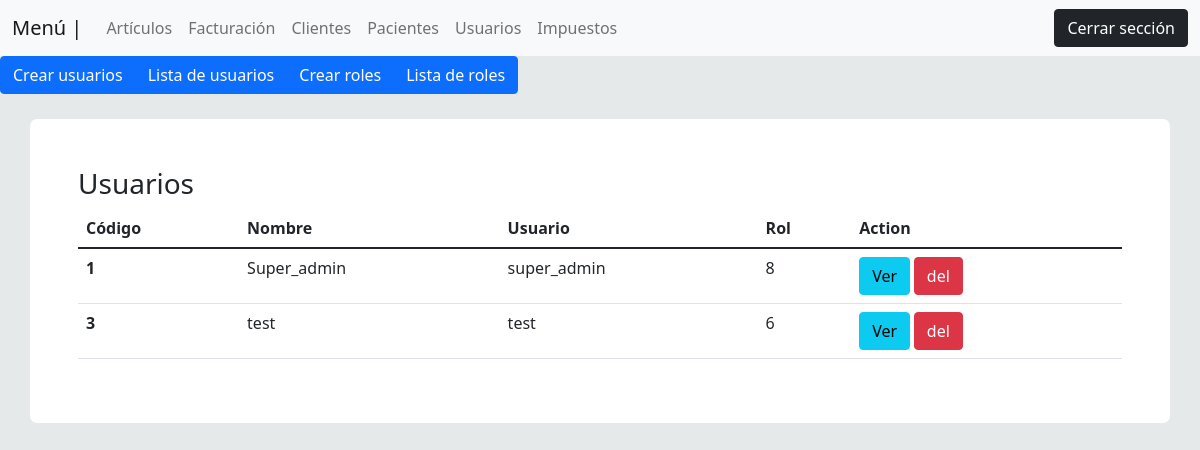
The page /views/lista_usuarios.php (signed in) on the database its author committed.
### tables this page shows
CREATE TABLE `usuarios` (
  `id` int(11) NOT NULL,
  `user` varchar(50) NOT NULL,
  `nombre` varchar(100) NOT NULL,
  `contrasena` varchar(50) NOT NULL,
  `rol` int(100) NOT NULL,
  `estado` int(1) NOT NULL DEFAULT 1,
  `fecha_creacion` timestamp NOT NULL DEFAULT current_timestamp() ON UPDATE current_timestamp(),
  `creado_por` varchar(100) NOT NULL,
  `ultimo_acceso` varchar(100) DEFAULT NULL,
  `posicion_laboral` varchar(100) DEFAULT NULL,
  `fecha_modificacion` date DEFAULT NULL,
  `modificado_por` varchar(100) DEFAULT NULL,
  `fecha_borrado` date DEFAULT NULL,
  `borrado_por` varchar(100) DEFAULT NULL
);

### views/lista_usuarios.php (the view)
<?php
 include('plantilla/menu_top.php');
 include('plantilla/menu_usuarios.php');
 include('../backend/inventario/listas_articulos.php');
 $consulta_usuarios = "SELECT * FROM usuarios where estado = 1 and borrado_por is null";
 $query_usuarios = $conexion->query($consulta_usuarios);
?>
<div class="p-5 contenido">
<h3>Usuarios</h3>
        <div class="col-md-12">
        <table class="table">
  <thead>
    <tr>
      <th scope="col">Código</th>
      <th scope="col">Nombre</th>
      <th scope="col">Usuario</th>
      <th scope="col">Rol</th>
      <th scope="col">Action</th>
    </tr>
  </thead>
  <tbody>
      <?php
        while($usuarios = $query_usuarios->fetch_assoc()){
        ?>
            <tr>
                <th scope="row"><?php echo $usuarios["id"] ?></th>
                <td><?php echo $usuarios["nombre"] ?></td>
                <td><?php echo $usuarios["user"] ?></td>
                <td><?php echo $usuarios["rol"] ?></td>
                <td>
                    <small>
                        <button class="btn btn-info">Ver</button>
                        <button class= "btn btn-danger">del</button>
                    </small>
                </td>
            </tr>
        <?php
        }
      ?>
  </tbody>
</table>
        </div>
</div>

### css/personalizado.css (style rules this page uses)
.contenido { background-color: white; margin-top: 25px; width: 95%; margin-left: 2.5%; border-radius: 7px; border-color: gray; }

### rows shown on the page
usuarios: id "1", nombre "Super_admin", user "super_admin", rol "8"
usuarios: id "3", nombre "test", user "test", rol "6"
